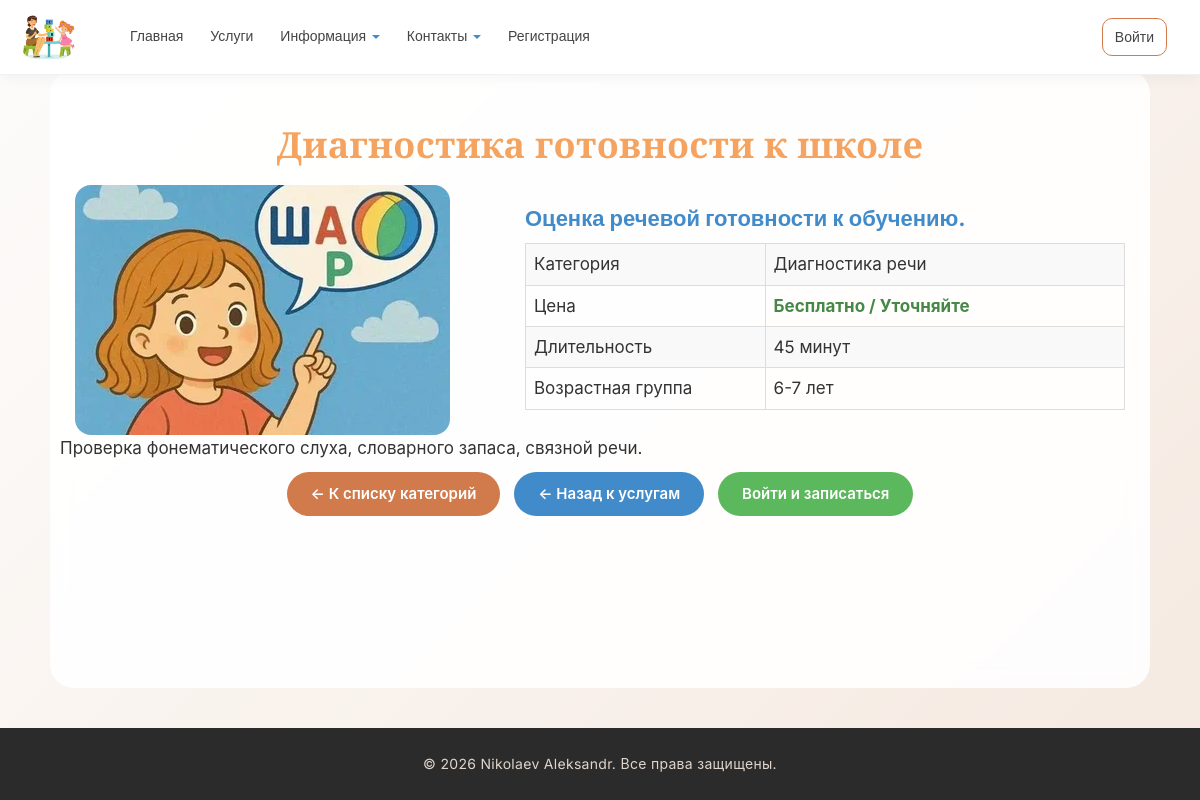
Before: /service/3/ with the older database file.
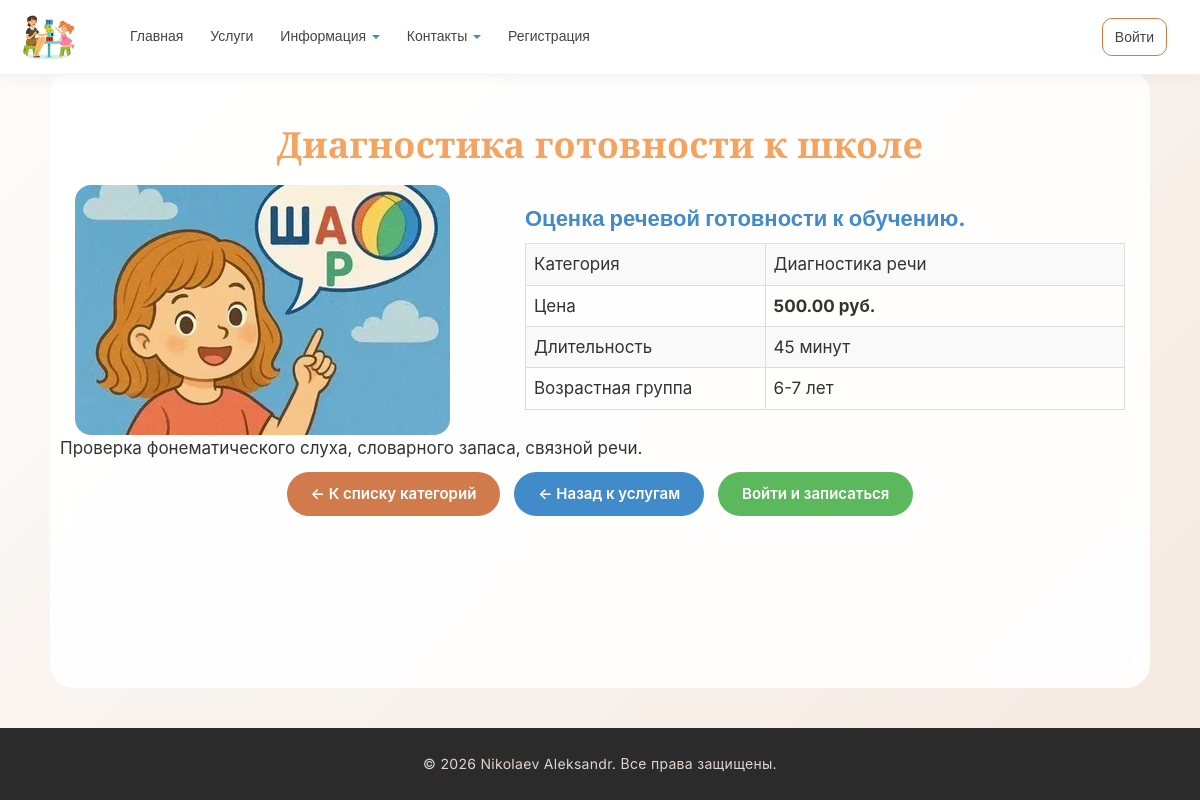
After: the same page with the newer database file.
### app/models.py (models this page shows, shortened)
class Service(models.Model):
    category = models.ForeignKey(ServiceCategory, on_delete=models.CASCADE, verbose_name="Категория", related_name='services')
    name = models.CharField("Название услуги", max_length=100)
    short_description = models.TextField("Краткое описание")
    description = models.TextField("Полное описание")
    price = models.DecimalField(verbose_name="Цена", max_digits=10,decimal_places=2,blank=True, help_text="Можно оставить пустым, если услуга бесплатная",null=True)
    image = models.FileField(verbose_name = "Путь к картинке", blank=True)
    duration = models.CharField("Длительность", max_length=100, blank=True)
    age_group = models.CharField("Возрастная группа", max_length=100, blank = True)
    class Meta:
        verbose_name = "Услуга"
        verbose_name_plural = "Услуги"
        ordering = ['category','name']

class ServiceCategory(models.Model):
    name = models.CharField("Название категории",max_length=100)
    description = models.TextField(verbose_name ="Описание", blank=True)
    class Meta:
        verbose_name = "Категория услуги"
        verbose_name_plural = "Категории услуг"
    def get_absolute_url(self):
        return reverse('category_services', args=[str(self.id)])

### app/views.py (the view)
# urls.py: path('service/<int:service_id>/', views.service_detail, name='service_detail'),
def service_detail(request, service_id):
    service = get_object_or_404(Service, id=service_id)
    return render(request, 'app/services/service_detail.html', {'service': service})

### app/templates/app/services/service_detail.html
{% extends "app/layout.html" %}
{% load static %}
{% block content %}
<h1 class="title mb-4">{{ service.name }}</h1>
<div class="row align-items-start mb-4">
    <div class="col-md-5 mb-3 mb-md-0">
        {% if service.image %}
        <img src="{{ service.image.url }}" alt="{{ service.name }}" class="img-fluid rounded shadow-sm">
        {% else %}
        <div class="bg-light text-center p-5 rounded text-muted">
            Нет изображения
        </div>
        {% endif %}
    </div>
    <div class="col-md-7">
        <p class="lead subtitle mb-3">{{ service.short_description }}</p>
        <table class="table table-bordered table-striped">
            <tr>
                <th class="description" style="width: 40%;">Категория</th>
                <td class="description">{{ service.category.name }}</td>
            </tr>
            <tr>
                <th class="description">Цена</th>
                <td class="description">
                    {% if service.price %}
                    <b>{{ service.price }} руб.</b>
                    {% else %}
                    <span class="text-success"><b>Бесплатно / Уточняйте</b></span>
                    {% endif %}
                </td>
            </tr>
            <tr>
                <th class="description">Длительность</th>
                <td class="description">{{ service.duration }}</td>
            </tr>
            <tr>
                <th class="description">Возрастная группа</th>
                <td class="description">{{ service.age_group }}</td>
            </tr>
        </table>
    </div>
</div>
<div class="row mb-4">
    <div class="col-12">
        <div class="card bg-white border-0 shadow-sm">
            <div class="card-body description">
                {{ service.description|linebreaks }}
            </div>
        </div>
    </div>
</div>
<div class="text-center mb-5 mt-4 pt-3 border-top">
    <a href="{% url 'catalog' %}" class="btn-base btn-brand" style="margin-right: 10px;">
        ← К списку категорий
    </a>
    <a href="{{ service.category.get_absolute_url }}" class="btn-base btn-blue" style="margin-right: 10px;">
        ← Назад к услугам
    </a>
    {% if user.is_authenticated %}
    <a href="{% url 'cart_add' service.id %}" class="btn-base btn-green">
        Записаться
    </a>
    {% else %}
    <a href="{% url 'login' %}" class="btn-base btn-green">
        Войти и записаться
    </a>
    {% endif %}
</div>
{% endblock %}

Changed rows visible on the page:
changed Service "Диагностика готовности к школе": price (not shown) → "500.00"
Other visible differences:
text no longer shown: "Бесплатно / Уточняйте"
text now shown: "руб."
